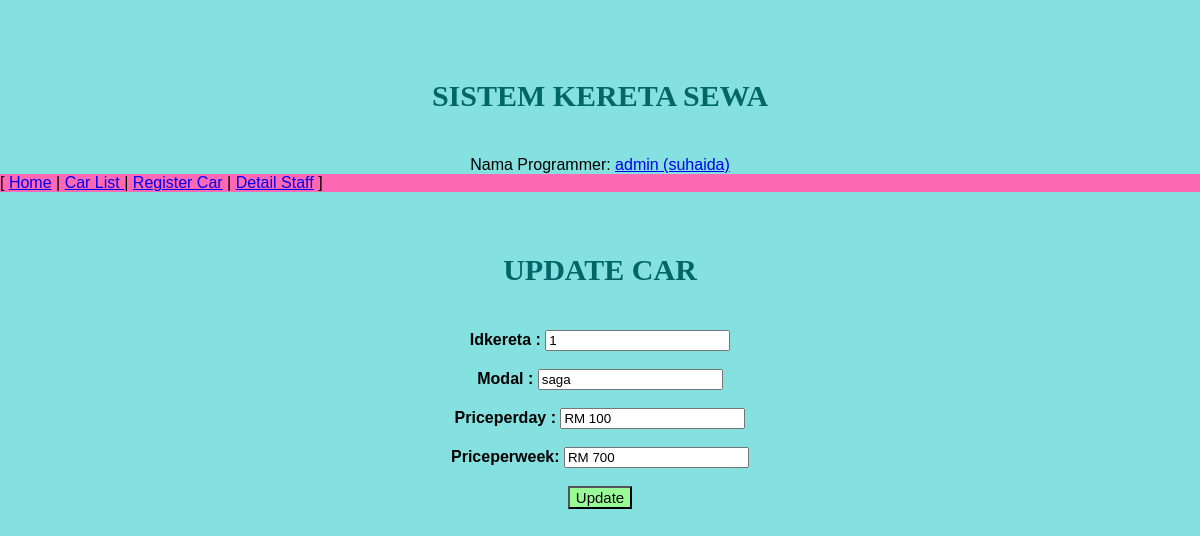
The app's page /admin/updatecar.php?idkereta=1 with its own data.
### tables this page shows
CREATE TABLE `kereta` (
  `idkereta` int(10) NOT NULL,
  `modal` varchar(20) NOT NULL,
  `priceperday` varchar(10) NOT NULL,
  `priceperweek` varchar(10) NOT NULL
);

### admin/updatecar.php (the view, shortened to what this page needs)
<?php
require '../connection.php';
$idusr = $_GET["idkereta"];
$dis_usr = "SELECT * FROM kereta WHERE idkereta='$idusr'";
$resultusr = $conn->query($dis_usr);
$row = $resultusr->fetch_assoc();
?>
<html>
<head>
    <link rel="stylesheet" href="../style.css">
</head>
<body>
    <div class="container">
        <br><br><br>
        <div class="center">
            <h2>Sistem Kereta Sewa</h2>
        </div>
        <center><br> Nama Programmer: <a href="admin/">admin (suhaida)</a></center>
    </div>
    <nav style="background-color: hotpink">
        [
        <a class="active" href="../index.php">Home</a>
        |
        <a href="listcar.php">Car List </a>
        |
        <a href="register.php">Register Car</a>
        |
        <a href="staff_list.php">Detail Staff</a>
        ]
    </nav>
    <br><br>
    <center>
        <h2>Update Car</h2>
    </center>
    <form name="myform" action="updateprocess.php" method="post">
        <center>
            <br>
            <b>Idkereta :</b>
            <input type="text" name="idkereta" value="<?php echo $row["idkereta"]; ?>">
            <br>
            <br>
            <b>Modal :</b>
            <input type="text" name="modal" value="<?php echo $row["modal"]; ?>">
            <br>
            <br>
            <b>Priceperday :</b>
            <input type="text" name="priceperday" value="<?php echo $row["priceperday"]; ?>">
            <br>
            <br>
            <b>Priceperweek:</b>
            <input type="text" name="priceperweek" value="<?php echo $row["priceperweek"]; ?>">
        </center>
        <br>
        <center>
            <input type="submit" value="Update" style="background-color:PaleGreen;font-size: 15px;" />
        </center>
    </form>
</body>
</html>

### style.css (style rules this page uses)
body { background-color: #85e0e0; font-family: Arial, Helvetica, sans-serif; margin: 0; }
h2 { text-align: center; text-transform: uppercase; font-size: 30px; font-family: "Times New Roman", Times, serif; color: #006666; }

### records on screen
kereta: idkereta "1", modal "saga", priceperday "RM 100", priceperweek "RM 700"
